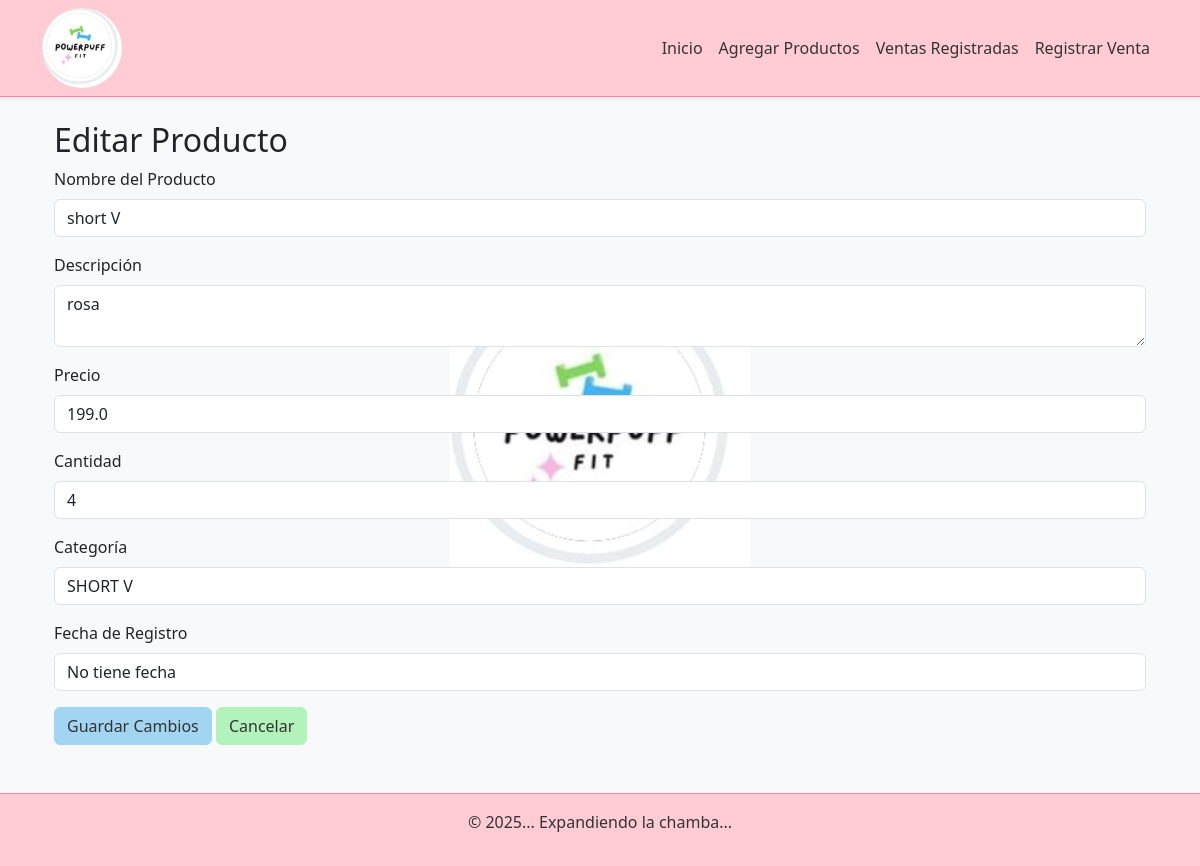
Before: /producto/editar/8 with the older database file.
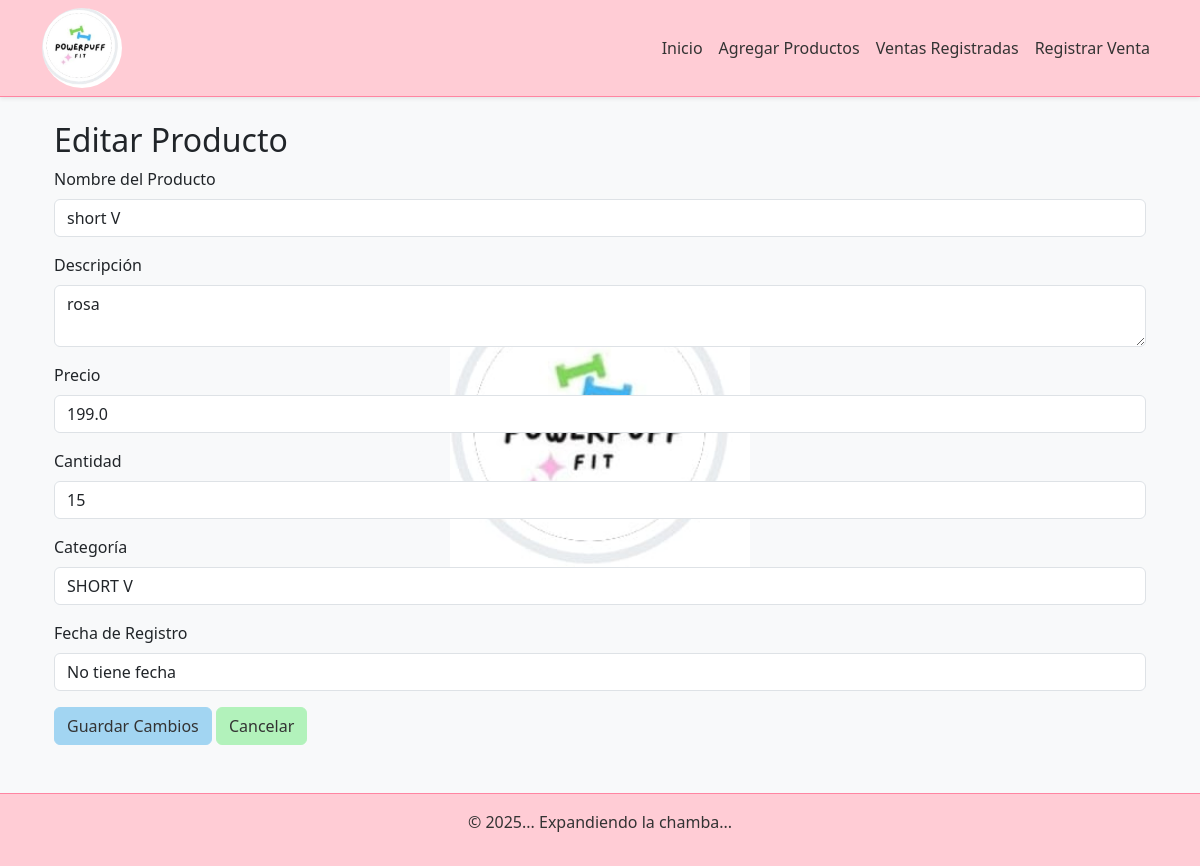
After: the same page with the newer database file.
### app/models.py (models this page shows, shortened)
class Producto(db.Model):
    id = db.Column(db.Integer, primary_key=True)
    nombre = db.Column(db.String(100), nullable=False)
    descripcion = db.Column(db.String(200))
    precio = db.Column(db.Float, nullable=False)
    cantidad = db.Column(db.Integer, nullable=False)
    categoria = db.Column(db.String(50), nullable=False)
    activo = db.Column(db.Boolean, default=True)
    fecha_registro = db.Column(db.DateTime, default=datetime.utcnow)
    ventas = db.relationship('VentaProducto', back_populates='producto', cascade="all, delete-orphan")
    movimientos = db.relationship('MovimientoInventario', back_populates='producto', cascade="all, delete-orphan")

### app/routes.py (the view, shortened to what this page needs)
@routes.route('/producto/editar/<int:id>', methods=['GET', 'POST'])
def editar_producto(id):
    producto = Producto.query.get_or_404(id)
    return render_template('editar_producto.html', producto=producto, categorias=CATEGORIAS_PREDETERMINADAS)

### app/templates/editar_producto.html
{% extends "base.html" %}
{% block content %}
<div class="container mt-4">
    <h2>Editar Producto</h2>
    <form action="{{ url_for('routes.editar_producto', id=producto.id) }}" method="POST">
        <div class="mb-3">
            <label for="nombre" class="form-label">Nombre del Producto</label>
            <input type="text" class="form-control" id="nombre" name="nombre" value="{{ producto.nombre }}" required>
        </div>
        <div class="mb-3">
            <label for="descripcion" class="form-label">Descripción</label>
            <textarea class="form-control" id="descripcion" name="descripcion">{{ producto.descripcion }}</textarea>
        </div>
        <div class="mb-3">
            <label for="precio" class="form-label">Precio</label>
            <input type="number" class="form-control" id="precio" name="precio" value="{{ producto.precio }}" step="0.01" required>
        </div>
        <div class="mb-3">
            <label for="cantidad" class="form-label">Cantidad</label>
            <input type="number" class="form-control" id="cantidad" name="cantidad" value="{{ producto.cantidad }}" required>
        </div>
        <div class="mb-3">
            <label for="categoria" class="form-label">Categoría</label>
            <input type="text" class="form-control" id="categoria" name="categoria" value="{{ producto.categoria }}">
        </div>
        <div class="mb-3">
            <label for="fecha_registro" class="form-label">Fecha de Registro</label>
            <input type="text" class="form-control" id="fecha_registro"
                   value="{% if producto.fecha_registro %}{{ producto.fecha_registro.strftime('%Y-%m-%d %H:%M') }}{% else %}No tiene fecha{% endif %}"
                   readonly>
        </div>
        <div class="d-grid gap-2 d-md-block">
            <button type="submit" class="btn btn-primary">Guardar Cambios</button>
            <a href="{{ url_for('routes.index') }}" class="btn btn-secondary">Cancelar</a>
        </div>
    </form>
</div>
{% endblock %}

Changed rows visible on the page:
changed Producto "short V": cantidad "4" → "15"
